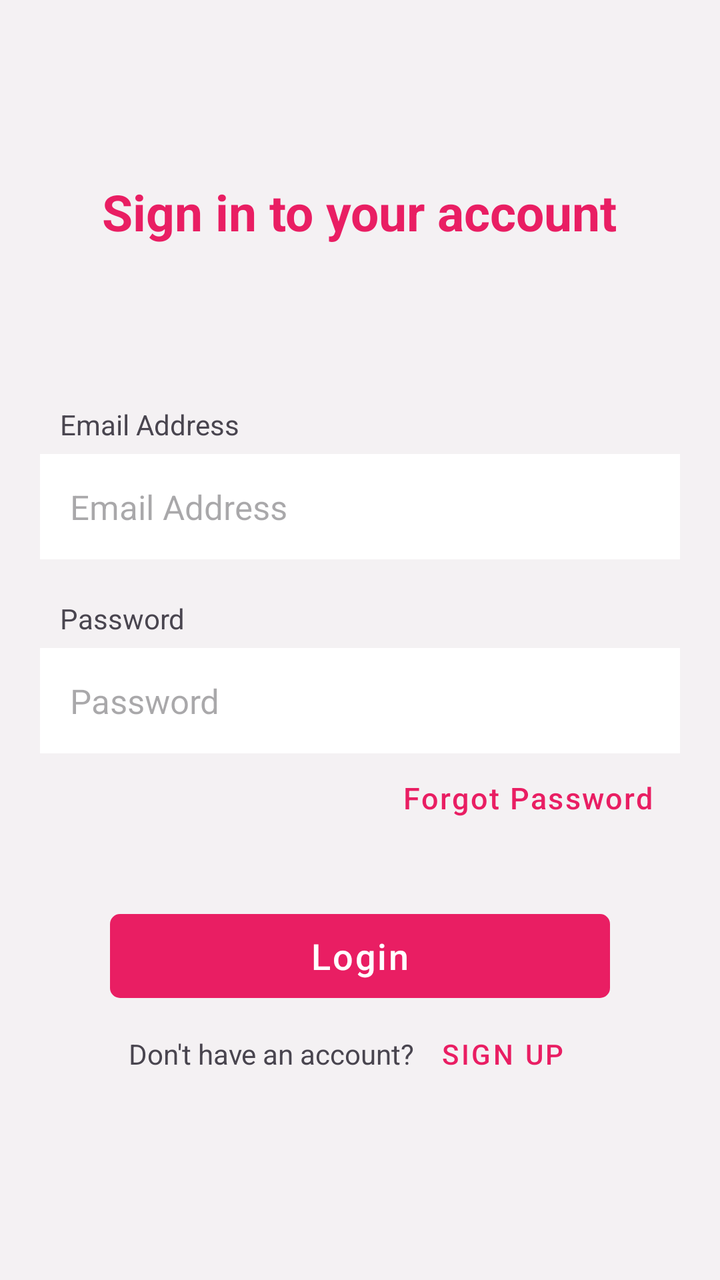
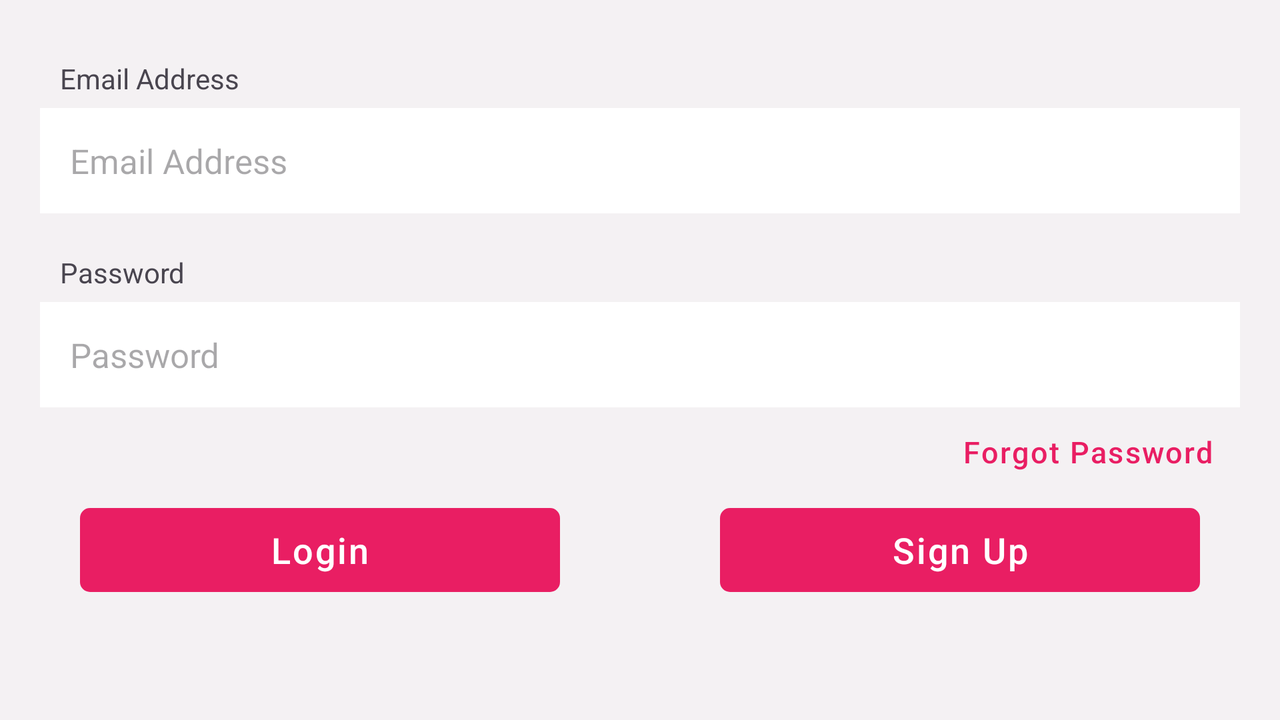

First picture: res/layout/ on a phone held upright. Second picture: the repository's own variant of that layout, on a device whose configuration matches the variant's folder. Source for both follows.
<!-- AndroidManifest.xml: application theme Theme.Chatify -->
<!-- res/layout/activity_login.xml -->
<?xml version="1.0" encoding="utf-8"?>
<LinearLayout xmlns:android="http://schemas.android.com/apk/res/android"
    xmlns:app="http://schemas.android.com/apk/res-auto"
    xmlns:tools="http://schemas.android.com/tools"
    android:layout_width="match_parent"
    android:layout_height="match_parent"
    android:orientation="vertical"
    android:weightSum="100"
    android:gravity="center"
    android:background="#F4F1F3"
    tools:context=".LoginActivity">
    <TextView
        android:id="@+id/login_heading"
        android:layout_width="wrap_content"
        android:layout_height="wrap_content"
        android:text="@string/login_heading"
        android:textSize="25sp"
        android:textColor="@color/themeColor"
        android:textStyle="bold"
        android:layout_marginBottom="80dp"
        />
    <TextView
        android:id="@+id/emailTextView"
        android:layout_width="wrap_content"
        android:layout_height="wrap_content"
        android:text="@string/email_address"
        android:layout_gravity="start"
        android:layout_marginStart="30dp"
        android:textSize="14sp"
        android:layout_marginBottom="-15dp"
        />
    <EditText
        android:id="@+id/email_editText"
        android:layout_width="match_parent"
        android:layout_height="wrap_content"
        android:hint="@string/email_address"
        android:drawablePadding="0dp"
        android:inputType="textEmailAddress"
        android:autofillHints="emailAddress"
        android:layout_margin="20dp"

        android:textColor="@color/black"
        android:background="@color/white"
        android:padding="15dp"
        android:textSize="17sp"
      />
    <TextView
        android:id="@+id/passwordTextView"
        android:layout_width="wrap_content"
        android:layout_height="wrap_content"
        android:text="@string/password"
        android:layout_gravity="start"
        android:layout_marginStart="30dp"
        android:textSize="14sp"
        android:layout_marginBottom="-15dp"
        />
    <EditText
        android:id="@+id/password_editText"
        android:layout_width="match_parent"
        android:layout_height="wrap_content"
        android:hint="@string/password"
        android:inputType="textPassword"
        android:autofillHints="password"
        android:background="@color/white"
        android:padding="15dp"
        android:textSize="17sp"
        android:layout_margin="20dp"/>

    <Button
        android:id="@+id/forgotPasswordButton"
        android:layout_width="wrap_content"
        android:layout_height="wrap_content"
        android:text="@string/forgot_password"
        android:layout_gravity="end"
        android:layout_marginEnd="25dp"
        android:textAllCaps="false"
        android:letterSpacing="0.05"
        android:textSize="15sp"
        android:layout_marginTop="-22dp"
        style="@style/Widget.MaterialComponents.Button.TextButton"
        />

    <com.google.android.material.button.MaterialButton
        android:id="@+id/loginButton"
        android:layout_width="250dp"
        android:layout_height="50dp"
        android:text="@string/login"
        android:layout_marginTop="30dp"
        app:cornerRadius="5dp"
        android:textSize="18sp"
        android:letterSpacing="0.05"
        />
    <LinearLayout
        android:layout_width="wrap_content"
        android:layout_height="wrap_content"
        android:orientation="horizontal">
        <TextView
            android:id="@+id/signup_option"
            android:layout_width="wrap_content"
            android:layout_height="wrap_content"
            android:text="@string/dont_have_an_account"/>
        <Button
            android:id="@+id/signUpButton"
            android:layout_width="wrap_content"
            android:layout_height="wrap_content"
            android:text="@string/sign_up"
            style="@style/Widget.MaterialComponents.Button.TextButton"
            />
    </LinearLayout>

</LinearLayout>
<!-- resources referenced by this layout -->
<resources>
  <color name="black">#FF000000</color>
  <color name="themeColor">#E91E63</color>
  <color name="white">#FFFFFFFF</color>
  <string name="dont_have_an_account">"Don't have an account?"</string>
  <string name="email_address">Email Address</string>
  <string name="forgot_password">Forgot Password</string>
  <string name="login">Login</string>
  <string name="login_heading">Sign in to your account</string>
  <string name="password">Password</string>
  <string name="sign_up">Sign Up</string>
  <style name="Theme.Chatify" parent="Base.Theme.Chatify" />
  <style name="Base.Theme.Chatify" parent="Theme.Material3.DayNight.NoActionBar">
          
          
          <item name="colorPrimary">@color/themeColor</item>
      </style>
</resources>
<!-- res/layout-land/activity_login.xml (the author's variant of the layout above) -->
<!-- drawn on the phone turned sideways -->
<?xml version="1.0" encoding="utf-8"?>
<LinearLayout xmlns:android="http://schemas.android.com/apk/res/android"
    xmlns:app="http://schemas.android.com/apk/res-auto"
    xmlns:tools="http://schemas.android.com/tools"
    android:layout_width="match_parent"
    android:layout_height="match_parent"
    android:orientation="vertical"
    android:weightSum="100"
    android:gravity="center"
    android:background="#F4F1F3"
    tools:context=".LoginActivity">


    <TextView
        android:id="@+id/emailTextView"
        android:layout_width="wrap_content"
        android:layout_height="wrap_content"
        android:text="@string/email_address"
        android:layout_gravity="start"
        android:layout_marginStart="30dp"
        android:textSize="14sp"
        android:layout_marginBottom="-15dp"
        />


    <EditText
        android:id="@+id/email_editText"
        android:layout_width="match_parent"
        android:layout_height="wrap_content"
        android:hint="@string/email_address"
        android:inputType="textEmailAddress"
        android:autofillHints="emailAddress"
        android:layout_margin="20dp"
        android:textColor="@color/black"
        android:background="@color/white"
        android:padding="15dp"
        android:textSize="17sp"

        />

    <TextView
        android:id="@+id/passwordTextView"
        android:layout_width="wrap_content"
        android:layout_height="wrap_content"
        android:text="@string/password"
        android:layout_gravity="start"
        android:layout_marginStart="30dp"
        android:textSize="14sp"
        android:layout_marginBottom="-15dp"
        />
    <EditText
        android:id="@+id/password_editText"
        android:layout_width="match_parent"
        android:layout_height="wrap_content"
        android:hint="@string/password"
        android:inputType="textPassword"
        android:autofillHints="password"
        android:background="@color/white"
        android:padding="15dp"
        android:textSize="17sp"
        android:layout_margin="20dp"/>

    <Button
        android:id="@+id/forgotPasswordButton"
        android:layout_width="wrap_content"
        android:layout_height="wrap_content"
        android:text="@string/forgot_password"
        android:layout_gravity="end"
        android:layout_marginEnd="25dp"
        android:textAllCaps="false"
        android:letterSpacing="0.05"
        android:textSize="15sp"
        android:layout_marginTop="-22dp"
        style="@style/Widget.MaterialComponents.Button.TextButton"
        />
    <LinearLayout
        android:layout_width="match_parent"
        android:layout_height="wrap_content"
        android:orientation="horizontal"

        >

    <com.google.android.material.button.MaterialButton
        android:id="@+id/loginButton"
        android:layout_width="0dp"
        android:layout_height="50dp"
        android:text="@string/login"
        android:layout_weight="0.3"
        android:layout_marginTop="30dp"
        app:cornerRadius="5dp"
        android:layout_marginStart="40dp"
        android:layout_marginEnd="40dp"
        android:textSize="18sp"
        android:layout_gravity="start"
        android:letterSpacing="0.05"
        />


        <com.google.android.material.button.MaterialButton
            android:id="@+id/signUpButton"
            android:layout_width="0dp"
            android:layout_height="50dp"
            android:text="Sign Up"
            android:layout_marginStart="40dp"
            android:layout_marginEnd="40dp"
            android:layout_weight="0.3"
            android:layout_marginTop="30dp"
            app:cornerRadius="5dp"
            android:textSize="18sp"
            android:layout_gravity="end"

            android:letterSpacing="0.05"
            />

    </LinearLayout>

</LinearLayout>
<!-- resources referenced by the variant -->
<!-- as the phone turned sideways resolves them -->
<resources>
  <color name="black">#FF000000</color>
  <color name="white">#FFFFFFFF</color>
  <string name="email_address">Email Address</string>
  <string name="forgot_password">Forgot Password</string>
  <string name="login">Login</string>
  <string name="password">Password</string>
  <style name="Theme.Chatify" parent="Base.Theme.Chatify" />
  <style name="Base.Theme.Chatify" parent="Theme.Material3.DayNight.NoActionBar">
          
          
          <item name="colorPrimary">@color/themeColor</item>
      </style>
  <color name="themeColor">#E91E63</color>
</resources>
